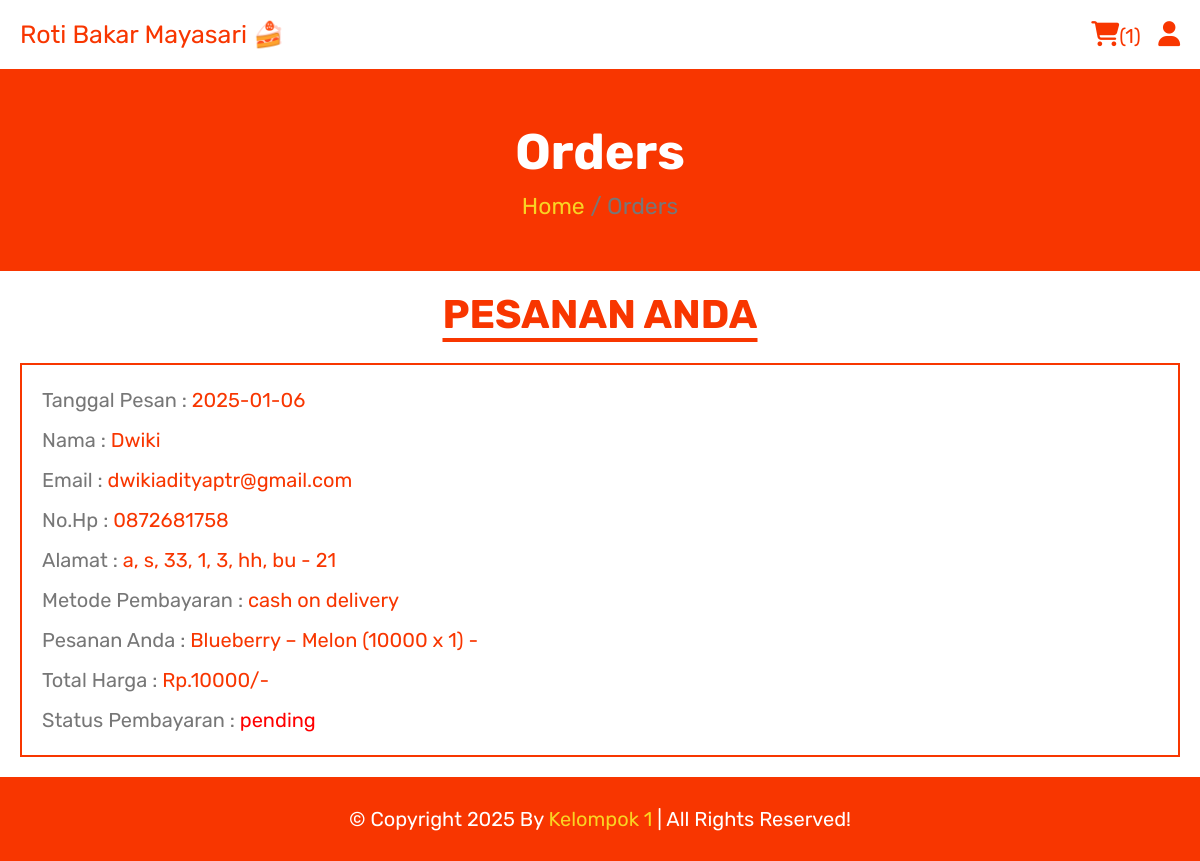
The page /orders.php (signed in) on the database its author committed.
### tables this page shows
CREATE TABLE `orders` (
  `id` int(100) NOT NULL,
  `user_id` int(100) NOT NULL,
  `name` varchar(20) NOT NULL,
  `number` varchar(10) NOT NULL,
  `email` varchar(50) NOT NULL,
  `method` varchar(50) NOT NULL,
  `address` varchar(500) NOT NULL,
  `total_products` varchar(1000) NOT NULL,
  `total_price` int(100) NOT NULL,
  `placed_on` date NOT NULL DEFAULT current_timestamp(),
  `payment_status` varchar(20) NOT NULL DEFAULT 'pending'
);

### orders.php (the view, shortened to what this page needs)
<?php
include 'components/connect.php';
if(isset($_SESSION['user_id'])){
   $user_id = $_SESSION['user_id'];
}else{
   $user_id = '';
   header('location:home.php');
};
?>
<!DOCTYPE html>
<html lang="en">
<head>
   <link rel="stylesheet" href="https://cdnjs.cloudflare.com/ajax/libs/font-awesome/6.1.1/css/all.min.css">
   <link rel="stylesheet" href="css/style.css">
</head>
<body>
<?php include 'components/user_header.php'; ?>
<div class="heading">
   <h3>orders</h3>
   <p><a href="html.php">Home</a> <span> / Orders</span></p>
</div>
<section class="orders">
   <h1 class="title">Pesanan Anda</h1>
   <div class="box-container">
   <?php
      if($user_id == ''){
         echo '<p class="empty">please login to see your orders</p>';
      }else{
         $select_orders = $conn->prepare("SELECT * FROM `orders` WHERE user_id = ?");
         $select_orders->execute([$user_id]);
         if($select_orders->rowCount() > 0){
            while($fetch_orders = $select_orders->fetch(PDO::FETCH_ASSOC)){
   ?>
   <div class="box">
      <p>Tanggal Pesan : <span><?= $fetch_orders['placed_on']; ?></span></p>
      <p>Nama : <span><?= $fetch_orders['name']; ?></span></p>
      <p>Email : <span><?= $fetch_orders['email']; ?></span></p>
      <p>No.Hp : <span><?= $fetch_orders['number']; ?></span></p>
      <p>Alamat : <span><?= $fetch_orders['address']; ?></span></p>
      <p>Metode Pembayaran : <span><?= $fetch_orders['method']; ?></span></p>
      <p>Pesanan Anda : <span><?= $fetch_orders['total_products']; ?></span></p>
      <p>Total Harga : <span>Rp.<?= $fetch_orders['total_price']; ?>/-</span></p>
      <p>Status Pembayaran : <span style="color:<?php if($fetch_orders['payment_status'] == 'pending'){ echo 'red'; }else{ echo 'green'; }; ?>"><?= $fetch_orders['payment_status']; ?></span> </p>
   </div>
   <?php
      }
      }else{
         echo '<p class="empty">no orders placed yet!</p>';
      }
      }
   ?>
   </div>
</section>
<?php include 'components/footer.php'; ?>
</body>
</html>

### css/style.css (style rules this page uses)
:root { --green:#f9d423; --red:#e74c3c; --white:#fff; --black:#f83600; --light-color:#777; --border:.2rem solid var(--black); }
* { font-family: 'Rubik', sans-serif; margin:0; padding:0; box-sizing: border-box; outline: none; border: none; text-decoration: none; }
html { font-size: 62.5%; overflow-x: hidden; scroll-behavior: smooth; stop-opacity: 7rem; }
section { margin:0 auto; max-width: 1200px; padding:2rem; }
.title { text-align: center; margin-bottom: 2.5rem; font-size: 4rem; color:var(--black); text-transform: uppercase; text-decoration: underline; text-underline-offset: 1rem; }
.heading { display: flex; align-items: center; justify-content: center; gap:1rem; flex-flow: column; background-color: var(--black); min-height: 20rem; }
.heading h3 { font-size: 5rem; color:var(--white); text-transform: capitalize; }
.heading p { font-size: 2.3rem; color:var(--light-color); }
.heading p a { color:var(--green); }
.orders .box-container { display: flex; flex-wrap: wrap; gap:1.5rem; align-items: flex-start; }
.orders .box-container .box { padding:1rem 2rem; border:var(--border); flex:1 1 40rem; }
.orders .box-container .box p { line-height: 1.5; margin:1rem 0; font-size: 2rem; color:var(--light-color); }
.orders .box-container .box p span { color:var(--black); }

### rows shown on the page
orders: placed_on "2025-01-06", name "Dwiki", email "dwikiadityaptr@gmail.com", number "0872681758", address "a, s, 33, 1, 3, hh, bu - 21", method "cash on delivery", total_products "Blueberry – Melon (10000 x 1) -", total_price "10000", payment_status "pending"

### other values the page prints
$total_cart_items "1"
